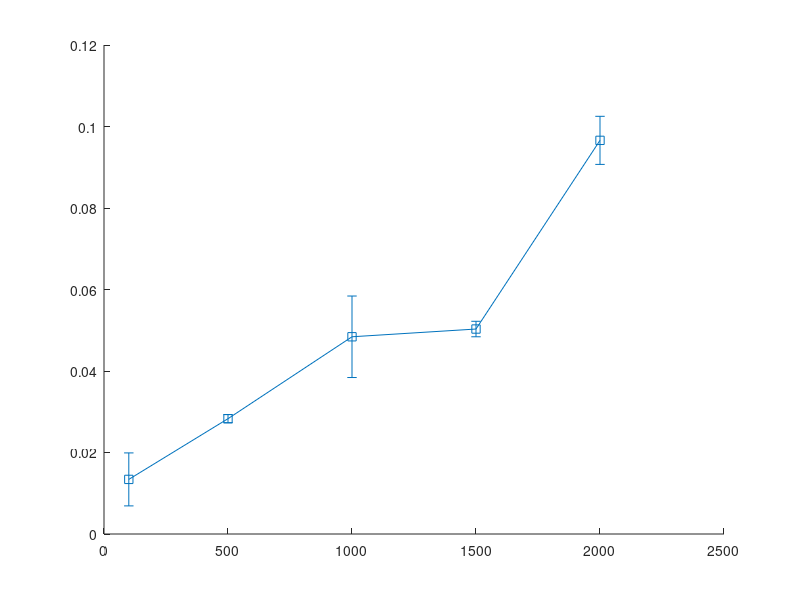

This chart was generated by the following MATLAB code: (Note: this script raises an error after producing the figure.)
% Data
d_values = [100, 500, 1000, 1500, 2000];

oja_times = [0.0077, 0.0168, 0.0338, 0.0604, 0.0731];
oja_errors = [0.0096, 0.0040, 0.0044, 0.0309, 0.0235];

bootstrap1_times = [0.0134, 0.0283, 0.0484, 0.0503, 0.0966];
bootstrap1_errors = [0.0065, 0.0010, 0.0100, 0.0019, 0.0059];

bootstrap10_times = [0.0448, 0.1724, 0.3194, 0.4650, 0.5888];
bootstrap10_errors = [0.0055, 0.0135, 0.0509, 0.0549, 0.0491];

bootstrap20_times = [0.0911, 0.3201, 0.5883, 0.8517, 1.1071];
bootstrap20_errors = [0.0295, 0.0275, 0.0544, 0.0773, 0.0426];

bootstrap50_times = [0.2027, 0.7858, 1.4295, 2.1626, 2.7354];
bootstrap50_errors = [0.0037, 0.0636, 0.0781, 0.2038, 0.2299];

% Plot with error bars
figure;
hold on;
errorbar(d_values, bootstrap1_times, bootstrap1_errors, '-s', 'LineWidth', 2, 'MarkerSize', 10);
errorbar(d_values, bootstrap10_times, bootstrap10_errors, '-d', 'LineWidth', 2, 'MarkerSize', 10);
errorbar(d_values, bootstrap20_times, bootstrap20_errors, '-^', 'LineWidth', 2, 'MarkerSize', 10);
errorbar(d_values, bootstrap50_times, bootstrap50_errors, '-v', 'LineWidth', 2, 'MarkerSize', 10);
errorbar(d_values, oja_times, oja_errors, '-o', 'LineWidth', 2, 'MarkerSize', 10);

% Labels and Title
xlabel('Dimension d', 'FontSize', 25);
xticks(d_values); % Explicitly set x-axis ticks
ylabel('Time (seconds)', 'FontSize', 25);
title('Computation Time Comparison', 'FontSize', 25);

% Legend
legend({'Bootstrap (b=1)', 'Bootstrap (b=10)', ...
    'Bootstrap (b=20)', 'Bootstrap (b=50)', 'OjaVarEst (Our Algorithm)'}, 'FontSize', 25, 'Location', 'northwest');

% Axis and Grid
set(gca, 'FontSize', 25);
grid on;
hold off;